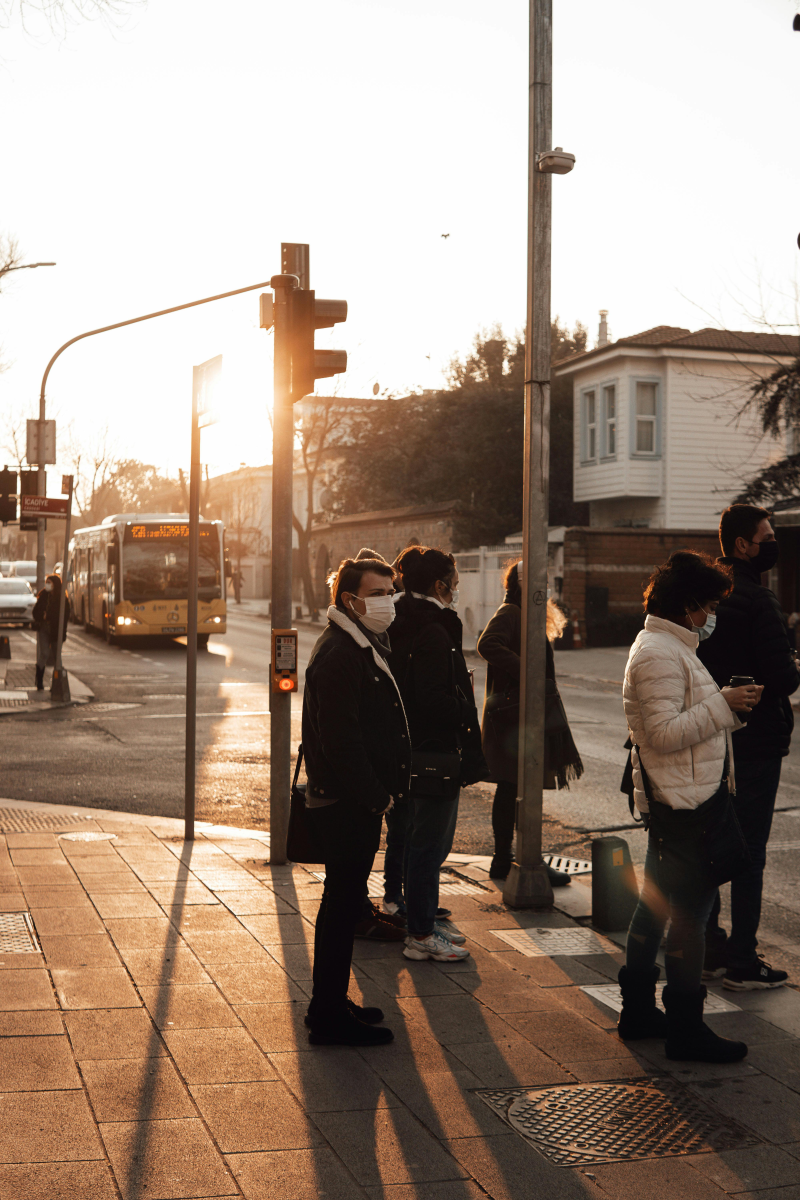
#> input picture lab4/image.jpeg, 4000 x 6000 px, found by its file name (shown at 1/5 size)
$ python main.py
#> lines starting #> are read from the running program, lines starting #| are printed output that depends on the picture; after the words box and inside, x2 and y2 are one past the last pixel; in counts of white or black regions, pixels touching at a corner belong together
import cv2
import numpy as np
import logging
from matplotlib import pyplot as plt

logging.basicConfig(level=logging.INFO)

def display_image(title, image, cmap=None):
    plt.figure(figsize=(5, 5))
    plt.imshow(image, cmap=cmap)
    plt.title(title)
    plt.axis('off')
    plt.show()

def merge_contours(contours, proximity_threshold=30):
    merged_contours = []
    for cnt in contours:
        merged = False
        for idx, merged_cnt in enumerate(merged_contours):
            M = cv2.moments(cnt)
            if M['m00'] != 0:
                cx = int(M['m10'] / M['m00'])
                cy = int(M['m01'] / M['m00'])
                centroid = (cx, cy)
                dist = cv2.pointPolygonTest(merged_cnt, centroid, True)
                if abs(dist) < proximity_threshold:
                    merged_contours[idx] = np.vstack((merged_cnt, cnt))
                    merged = True
                    break
        if not merged:
            merged_contours.append(cnt)
    return merged_contours

image = cv2.imread('./lab4/image.jpeg')
#> image is the input picture: shape (6000, 4000, 3); mean B, G, R 124.1, 137.9, 156.2
scale_percent = 30
width = int(image.shape[1] * scale_percent / 100)
#> width = 1200
height = int(image.shape[0] * scale_percent / 100)
#> height = 1800
dim = (width, height)
#> dim = (1200, 1800)
image_resized = cv2.resize(image, dim, interpolation=cv2.INTER_AREA)

brightness_adjust = 0
contrast_adjust = 1
adjusted_image = cv2.convertScaleAbs(image_resized, alpha=contrast_adjust, beta=brightness_adjust)

gray_image = cv2.cvtColor(adjusted_image, cv2.COLOR_BGR2GRAY)
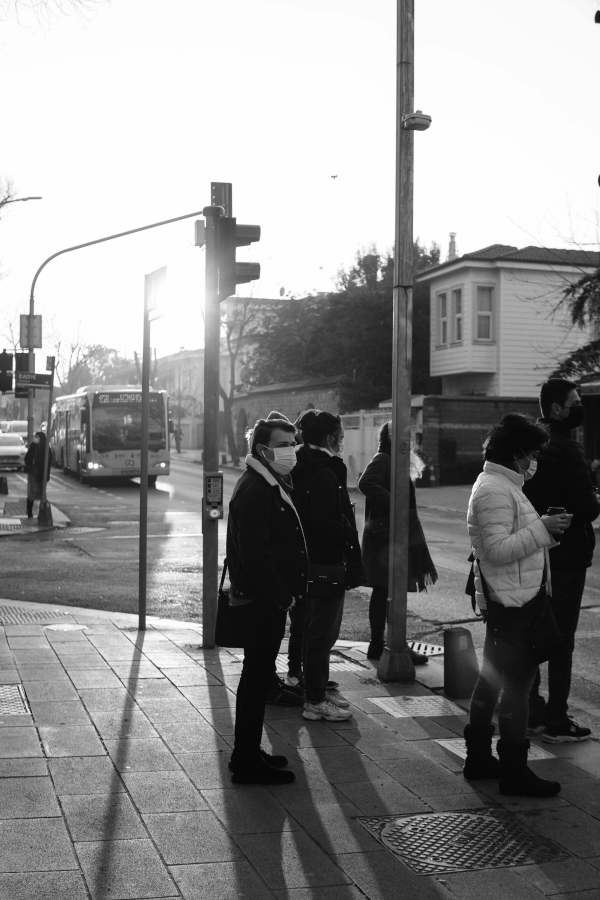
#> gray_image: shape (1800, 1200) (shown at 1/2 size); min 5, max 255, mean 141.8
blurred = cv2.GaussianBlur(gray_image, (7, 7), 0)
display_image('Blurred Image', blurred, cmap='gray')

edges = cv2.Canny(blurred, threshold1=120, threshold2=250)
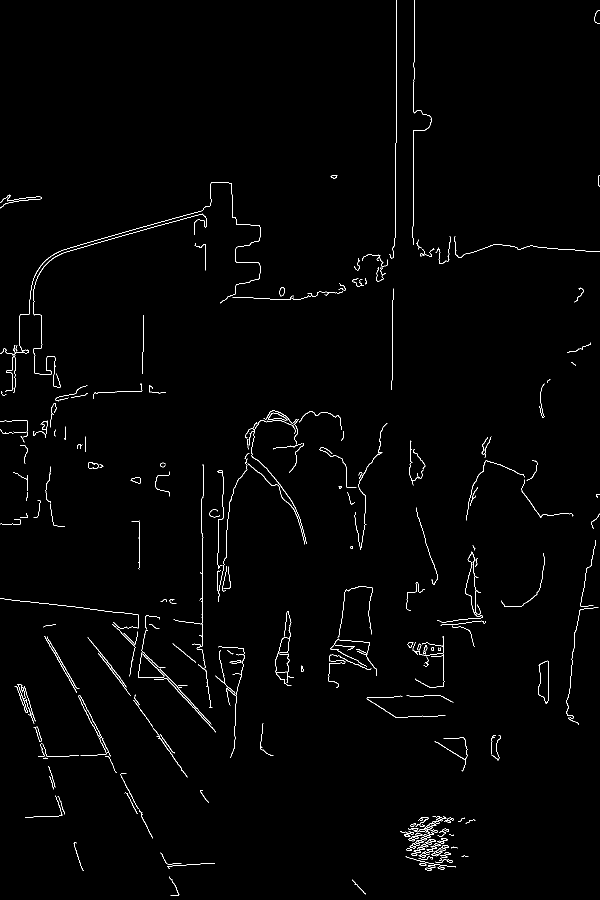
#> edges: shape (1800, 1200) (shown at 1/2 size); 1.1% white in thin lines or dots
display_image('Edges', edges, cmap='gray')

kernel = np.ones((5, 5), np.uint8)
morph = cv2.morphologyEx(edges, cv2.MORPH_CLOSE, kernel)
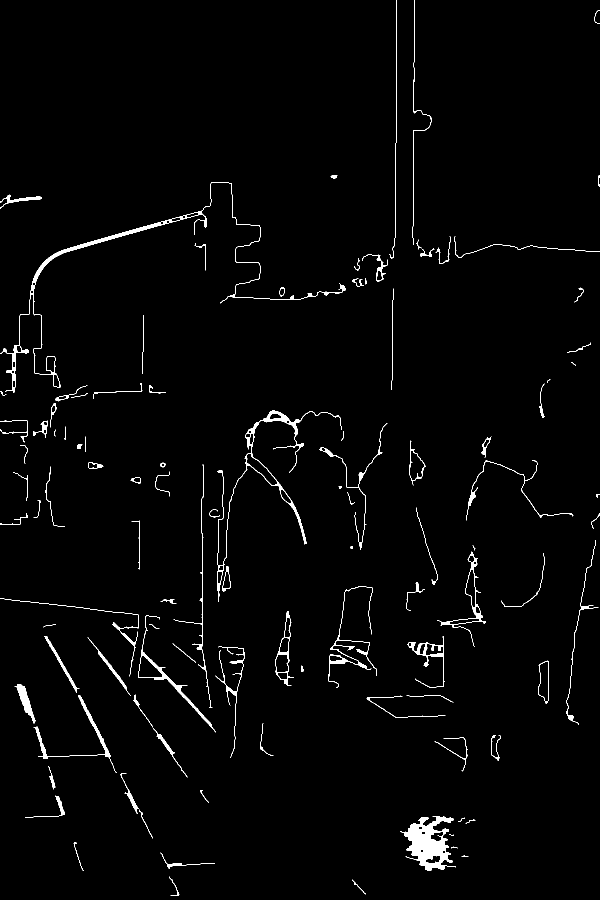
#> morph: shape (1800, 1200) (shown at 1/2 size); 1.8% white; 104 white regions (6 under 20 px)
display_image('Morphological Closing', morph, cmap='gray')

contours, _ = cv2.findContours(morph, cv2.RETR_EXTERNAL, cv2.CHAIN_APPROX_SIMPLE)
#> contours = 104 contours, 36 with area under 20; largest, box (x1, y1, x2, y2) and area: (800, 1632, 912, 1742) 5958, (0, 364, 692, 786) 4390, (434, 821, 684, 1204) 4215, (276, 1231, 432, 1465) 2380, (550, 1222, 588, 1372) 2242
merged_contours = merge_contours(contours, proximity_threshold=50)
#> the loop in merge_contours, `for cnt in contours:` made 104 passes
#> after the loop in merge_contours, `for cnt in contours:`: merged_contours = 62 contours, 13 with area under 20; largest, box (x1, y1, x2, y2) and area: (725, 0, 794, 780) 14459, (66, 767, 285, 938) 13712, (0, 1197, 432, 1465) 7916, (800, 1632, 951, 1742) 7394, (0, 364, 692, 786) 4390

min_area, max_area = 2250, 1000000
output_image = adjusted_image.copy()

for contour in merged_contours:
    area = cv2.contourArea(contour)
    if min_area < area < max_area:
        x, y, w, h = cv2.boundingRect(contour)
        aspect_ratio = w / float(h)
        if 0.3 < aspect_ratio < 0.75:
            logging.info(f"Detected pedestrian-like contour. BBox: ({x}, {y}, {w}, {h})")
            cv2.rectangle(output_image, (x, y), (x + w, y + h), (0, 255, 0), 2)
#> this loop made 62 passes
#> (area, x, y, w, h, aspect_ratio) on passes 3, 25, 34, 38, 43, 50, 58: (7394.5, 800, 1632, 151, 110, 1.37), (7915.5, 0, 1197, 432, 268, 1.61), (2286.5, 0, 840, 130, 214, 0.607), (13712.5, 66, 767, 219, 171, 1.28), (4215, 434, 821, 250, 383, 0.653), (14459, 725, 0, 69, 780, 0.0885), (4390, 0, 364, 692, 422, 1.64)
#> area on passes 1, 2, 5, 6, 7, 8: 30.5, 95.5, 54, 357.5, 25.5, 70
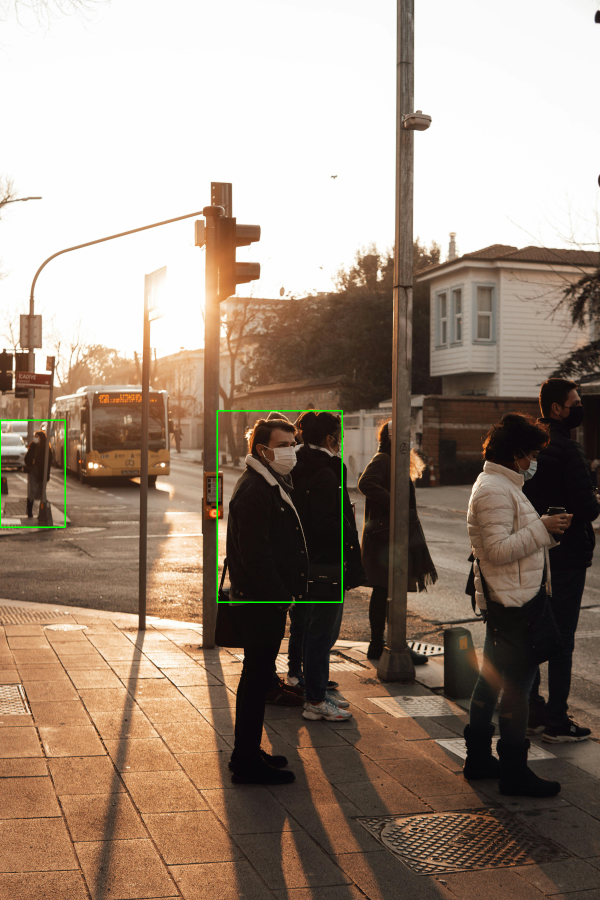
#> output_image: shape (1800, 1200, 3) (shown at 1/2 size); mean B, G, R 124, 138.4, 155.9

display_image('Detected Pedestrians', cv2.cvtColor(output_image, cv2.COLOR_BGR2RGB))
